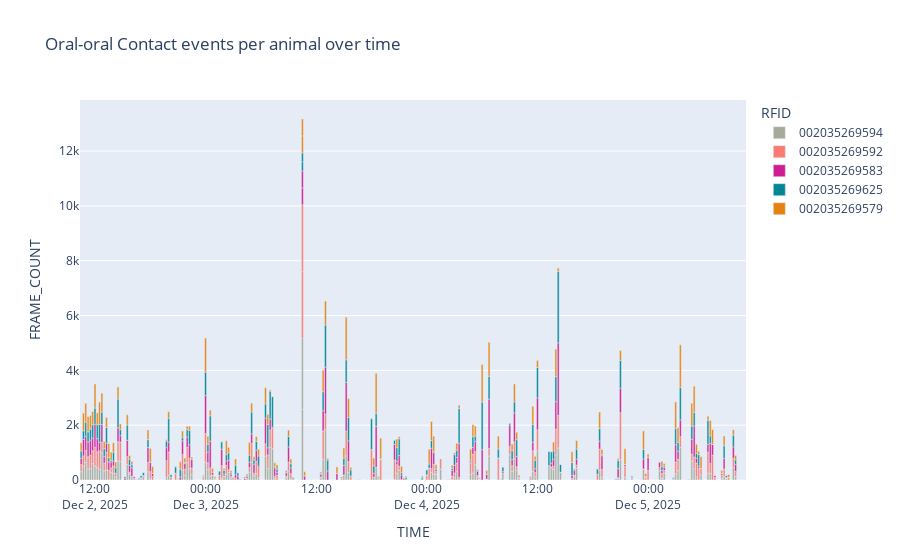

Here is the notebook cell this chart was saved with:
### Code cell
px.bar(
    df_event,
    x="TIME",
    y="FRAME_COUNT",
    color="RFID",
    title="Oral-oral Contact events per animal over time",
    color_discrete_sequence=COLORS["discrete"]
).show()

### Figure 1 — Plotly figure (JSON) as saved in the notebook; plotly's stock layout.template omitted (floating-point values rounded to 4 significant figures; data arrays with more than 128 entries replaced by an {"elided": "..."} marker saying what was removed)
{"data": [{"hovertemplate": "RFID=002035269594<br>TIME=%{x}<br>FRAME_COUNT=%{y}<extra></extra>", "legendgroup": "002035269594", "marker": {"color": "rgb(165, 170, 153)", "pattern": {"shape": ""}}, "name": "002035269594", "orientation": "v", "showlegend": true, "textposition": "auto", "type": "bar", "x": {"elided": "291 str values"}, "xaxis": "x", "y": {"elided": "291 int values"}, "yaxis": "y"}, {"hovertemplate": "RFID=002035269592<br>TIME=%{x}<br>FRAME_COUNT=%{y}<extra></extra>", "legendgroup": "002035269592", "marker": {"color": "rgb(249, 123, 114)", "pattern": {"shape": ""}}, "name": "002035269592", "orientation": "v", "showlegend": true, "textposition": "auto", "type": "bar", "x": {"elided": "291 str values"}, "xaxis": "x", "y": {"elided": "291 int values"}, "yaxis": "y"}, {"hovertemplate": "RFID=002035269583<br>TIME=%{x}<br>FRAME_COUNT=%{y}<extra></extra>", "legendgroup": "002035269583", "marker": {"color": "rgb(207, 28, 144)", "pattern": {"shape": ""}}, "name": "002035269583", "orientation": "v", "showlegend": true, "textposition": "auto", "type": "bar", "x": {"elided": "291 str values"}, "xaxis": "x", "y": {"elided": "291 int values"}, "yaxis": "y"}, {"hovertemplate": "RFID=002035269625<br>TIME=%{x}<br>FRAME_COUNT=%{y}<extra></extra>", "legendgroup": "002035269625", "marker": {"color": "rgb(0, 134, 149)", "pattern": {"shape": ""}}, "name": "002035269625", "orientation": "v", "showlegend": true, "textposition": "auto", "type": "bar", "x": {"elided": "291 str values"}, "xaxis": "x", "y": {"elided": "291 int values"}, "yaxis": "y"}, {"hovertemplate": "RFID=002035269579<br>TIME=%{x}<br>FRAME_COUNT=%{y}<extra></extra>", "legendgroup": "002035269579", "marker": {"color": "rgb(230, 131, 16)", "pattern": {"shape": ""}}, "name": "002035269579", "orientation": "v", "showlegend": true, "textposition": "auto", "type": "bar", "x": {"elided": "291 str values"}, "xaxis": "x", "y": {"elided": "291 int values"}, "yaxis": "y"}], "layout": {"barmode": "relative", "legend": {"title": {"text": "RFID"}, "tracegroupgap": 0}, "title": {"text": "Oral-oral Contact events per animal over time"}, "xaxis": {"anchor": "y", "domain": [0, 1], "title": {"text": "TIME"}}, "yaxis": {"anchor": "x", "domain": [0, 1], "title": {"text": "FRAME_COUNT"}}}}
